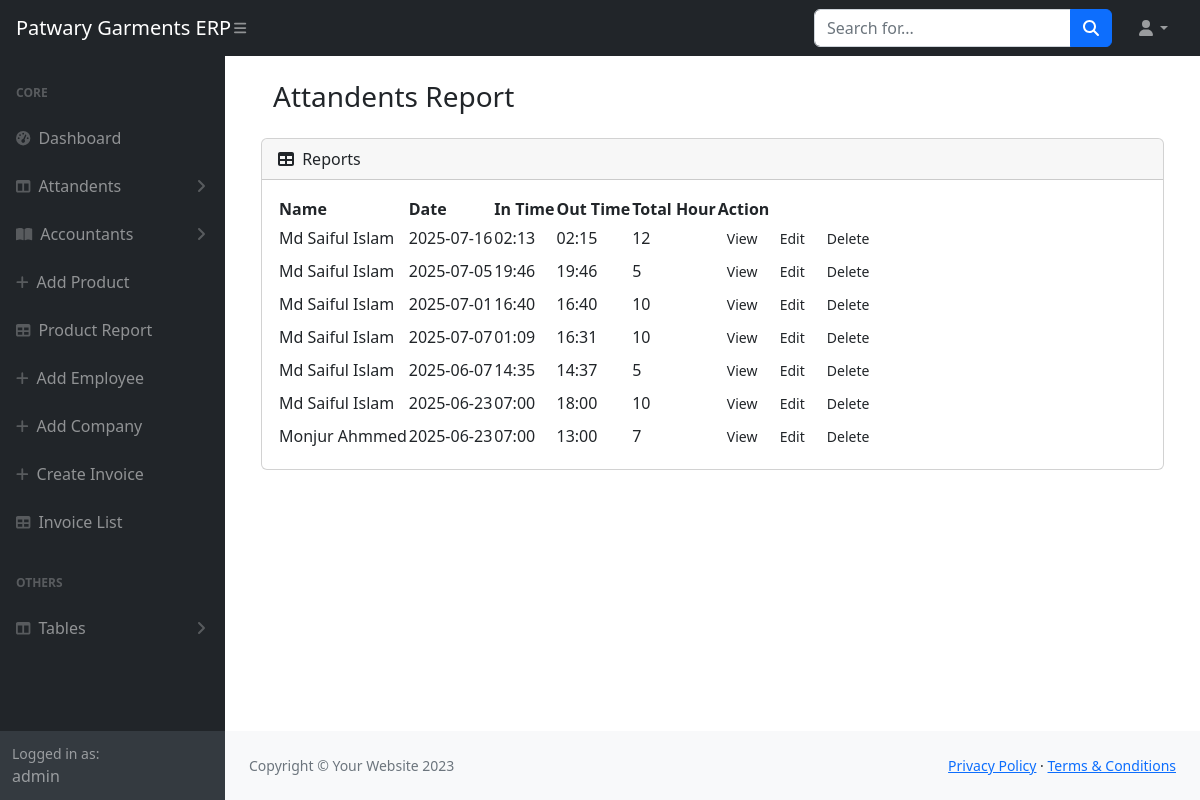
The app's page /attandents-report (signed in), older data.
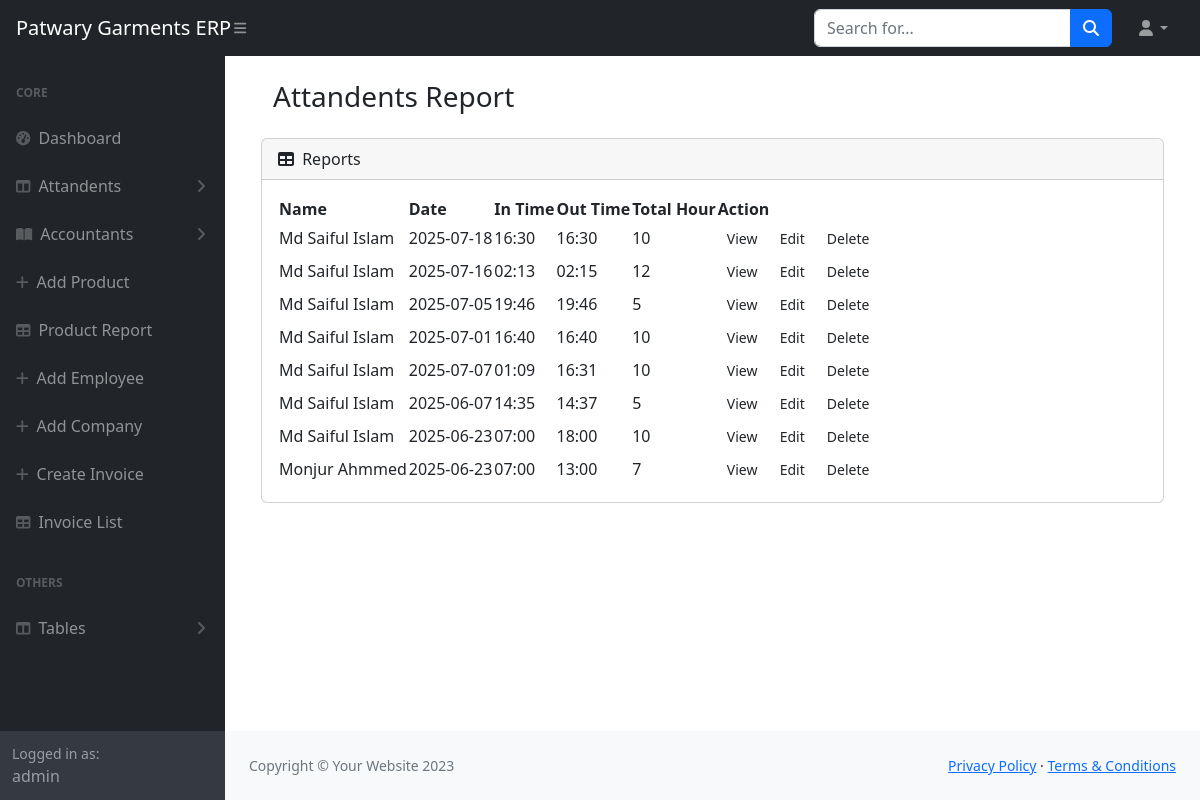
The same page, newer data.
### core/models.py (models this page shows, shortened)
class Atandents(models.Model):
    name = models.CharField(max_length=250)
    date = models.CharField(max_length=250)
    entry = models.CharField(max_length=250,null=True,blank=True)
    out = models.CharField(max_length=250,blank=True, null=True)
    total_hour = models.IntegerField()
    author = models.ForeignKey(User, on_delete=models.CASCADE,null=True,blank=True)
    employee = models.ForeignKey(Employees,on_delete=models.CASCADE,null=True,blank=True)

### core/views.py (the view)
# urls.py: path('attandents-report',attandentsReport,name="attandents_Report"),
def attandentsReport(request):
     if request.user.is_authenticated:
        attandentsReport = Atandents.objects.order_by("-id")
        return render(request,'core/attandents_report.html',locals())
     else:
        return redirect('signin')

### core/templates/core/attandents_report.html (shortened to what this page needs)
{% extends "base/base.html" %} {% load static %}  {% block body %}
<main>
  <div class="container">
    <div class="row justify-content-center p-4">
      <div class="row mb-3">
        <div class="col-12">
          <h3>Attandents Report</h3>
        </div>
      </div>
      <div class="col-12">
        <div class="card mb-4">
      <div class="card-header">
        <i class="fas fa-table me-1"></i>
        Reports
      </div>
      <div class="card-body">
        <table id="datatablesSimple">
          <thead>
            <tr>
              <th>Name</th>
              <th>Date</th>
              <th>In Time</th>
              <th>Out Time</th>
              <th>Total Hour</th>
              <th>Action</th>
            </tr>
          </thead>
          <tbody>
            {% for attandentsreport in attandentsReport %}
            <tr>
              <td> {{attandentsreport.name}} </td>
              <td>{{attandentsreport.date}}</td>
              <td>{{attandentsreport.entry}}</td>
              <td>{{attandentsreport.out}}</td>
              <td>{{attandentsreport.total_hour}}</td>
              <td>
                <a class="btn btn-sm" href="{% url 'view_attandents_Report' %}?id={{attandentsreport.employee.id}}&date={{attandentsreport.date}} ">View</a>
                <a class="btn btn-sm" href="">Edit</a>
                <a class="btn btn-sm" href="">Delete</a>
               </td>
            </tr>
            {% endfor %}
          </tbody>
        </table>
      </div>
    </div>
    </div>
  </div>
</main>
{% endblock body %}

Row changes from the older to the newer data that the page shows:
added Atandents: name "Md Saiful Islam", date "2025-07-18", entry "16:30", out "16:30", total_hour "10"
